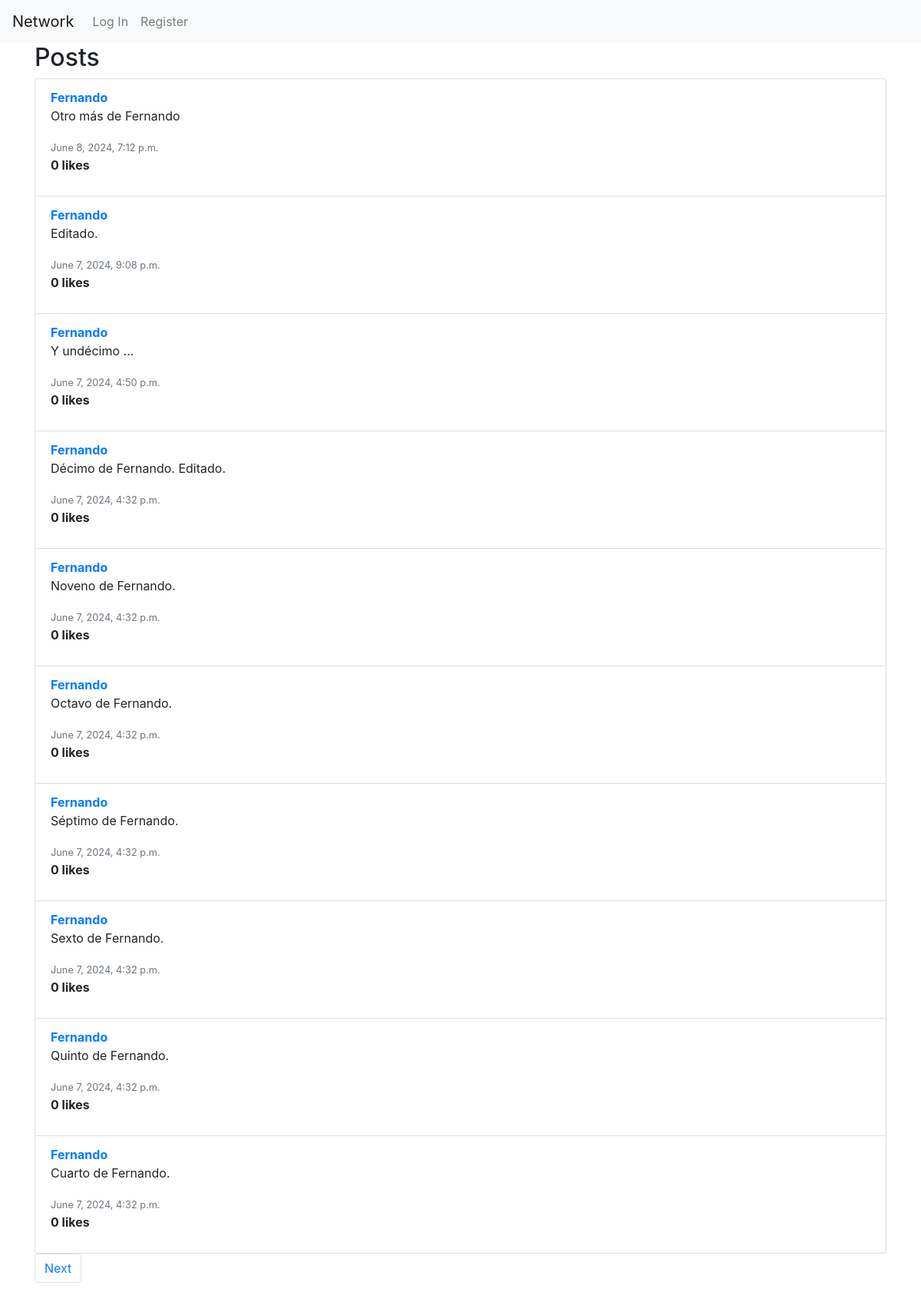
The app's page /, older data.
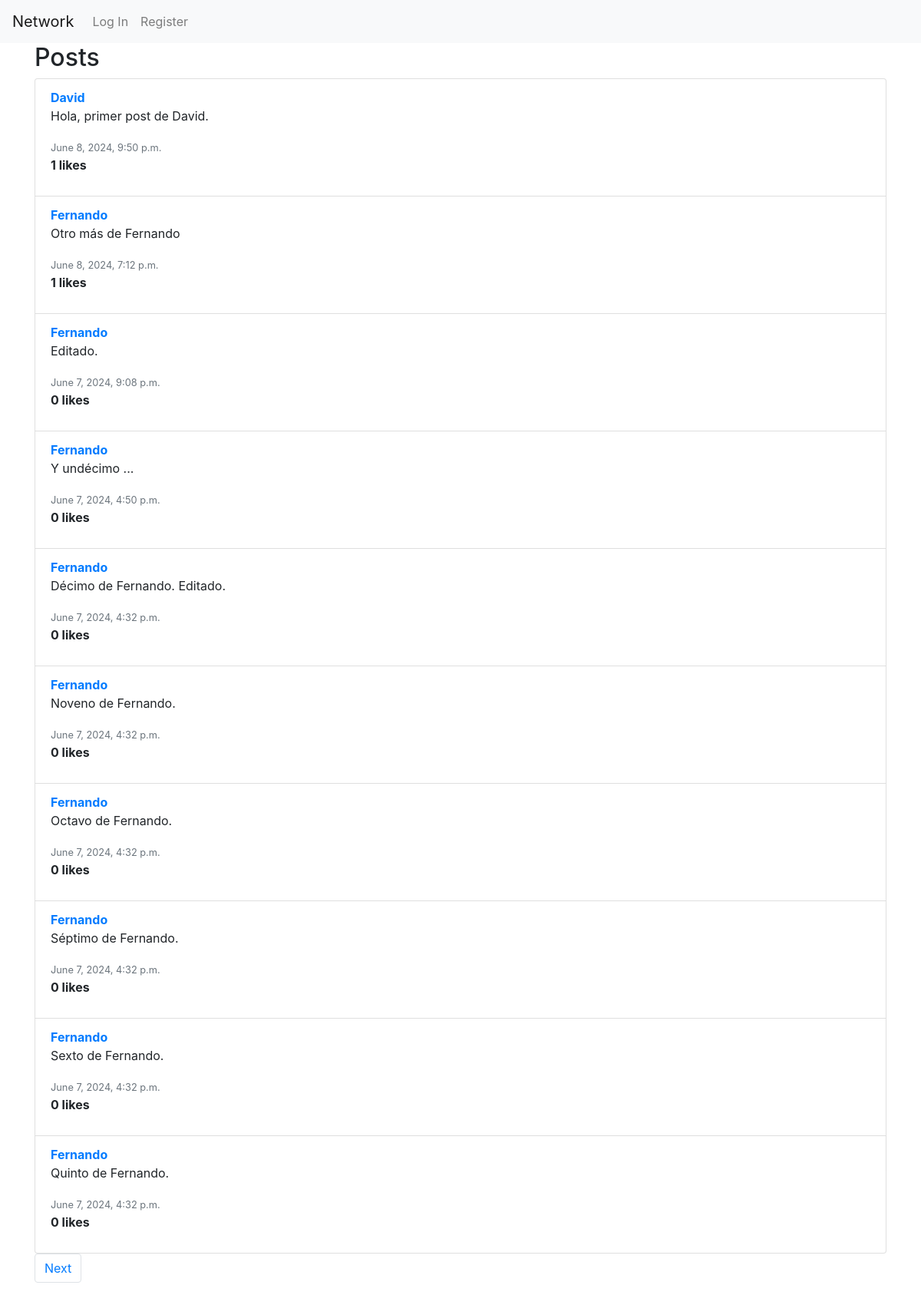
The same page, newer data.
### network/models.py (models this page shows, shortened)
class Post(models.Model):
    user = models.ForeignKey(User, on_delete=models.CASCADE, related_name="posts")
    content = models.TextField(blank=True)
    timestamp = models.DateTimeField(auto_now_add=True)

class User(AbstractUser):
    pass

### network/views.py (the view)
# urls.py: path("", views.index, name="index"),
def index(request):
    if request.method == "POST":
        content = request.POST["content"]
        user = request.user
        new_post = Post(user=user, content=content)
        new_post.save()
        return HttpResponseRedirect(reverse("network:index"))
    else:
        user = request.user
        posts_list = Post.objects.all().annotate(likes_count=Count('liked')).order_by('-timestamp')
        paginator = Paginator(posts_list, 10)  # Mostrar 10 posts por página
        page_number = request.GET.get('page')
        posts = paginator.get_page(page_number)  # Obtener los posts para la página requerida
        if user.is_authenticated:
            liked_posts_ids = set(Like.objects.filter(user=user).values_list('post_id', flat=True))
            for post in posts:
                post.user_has_liked = post.id in liked_posts_ids
        else:
            for post in posts:
                post.user_has_liked = False
        return render(request, "network/index.html", {"posts": posts})

### network/templates/network/index.html (shortened to what this page needs)
{% extends "network/layout.html" %}
{% block body %}
<div class="container">
    <h2>Posts</h2>
    <ul class="list-group">
        {% for post in posts %}
        <li class="list-group-item" id="post-{{ post.id }}">
            <a href="{% url 'network:profile' post.user.username %}"><strong>{{ post.user.username }}</strong></a>
            <div id="post-content-{{ post.id }}">
                <p>{{ post.content }}</p>
            </div>
            <div>
                <small class="text-muted">{{ post.timestamp }}</small>
                <p id="like-count-{{ post.id }}"><strong>{{ post.likes_count }} likes</strong></p>
            </div>
        </li>
        {% endfor %}
    </ul>
    <nav aria-label="Page navigation">
        <ul class="pagination">
            {% if posts.has_next %}
                <li class="page-item"><a class="page-link" href="?page={{ posts.next_page_number }}">Next</a></li>
            {% endif %}
        </ul>
    </nav>
</div>
{% endblock %}

### network/templates/network/layout.html (shortened to what this page needs)
{% load static %}
<!DOCTYPE html>
<html lang="en">
    <head>
        <link rel="stylesheet" href="https://stackpath.bootstrapcdn.com/bootstrap/4.4.1/css/bootstrap.min.css">
        <link href="{% static 'network/styles.css' %}" rel="stylesheet">
    </head>
    <body>
        <nav class="navbar navbar-expand-lg navbar-light bg-light">
            <a class="navbar-brand" href="{% url 'network:index' %}">Network</a>
            <div>
              <ul class="navbar-nav mr-auto">
                {% if user.is_authenticated %}
                    <li class="nav-item">
                        <a class="nav-link" href="#"><strong>{{ user.username }}</strong></a>
                    </li>
                    <li class="nav-item">
                        <a class="nav-link" href="{% url 'network:following' %}">Following</a>
                    </li>
                    <li class="nav-item">
                        <a class="nav-link" href="{% url 'network:logout' %}">Log Out</a>
                    </li>
                {% else %}
                    <li class="nav-item">
                        <a class="nav-link" href="{% url 'network:login' %}">Log In</a>
                    </li>
                    <li class="nav-item">
                        <a class="nav-link" href="{% url 'network:register' %}">Register</a>
                    </li>
                {% endif %}
              </ul>
            </div>
        </nav>
        <div class="body">
            {% block body %}
            {% endblock %}
        </div>
    </body>
</html>

Row changes from the older to the newer data that the page shows:
no longer on this page (row unchanged): Post: user.username "Fernando", content "Cuarto de Fernando.", timestamp "June 7, 2024, 4:32 p.m.", likes_count "0"
added Post: user.username "David", content "Hola, primer post de David.", timestamp "June 8, 2024, 9:50 p.m.", likes_count "1"
computed for Post "Otro más de Fernando": likes_count "0" → "1"
